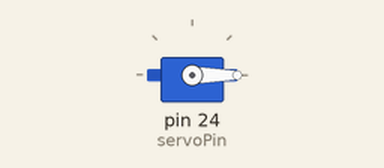
This program was run on a simulated Raspberry Pi (header pin numbers). Shown: servo. Servo angles are drawn from the pulse width (0.5 ms = 0°, 2.5 ms = 180°).

Above: at 0.05 s.
At 3.0 s:
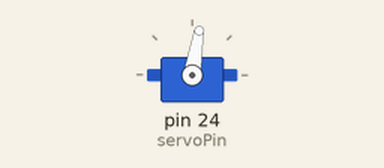
At 6.0 s:
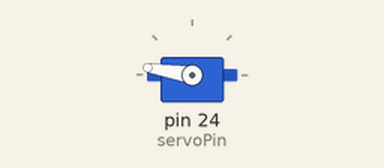
Timing chart, 0 to 7.8 s (numbered marks = the images above):
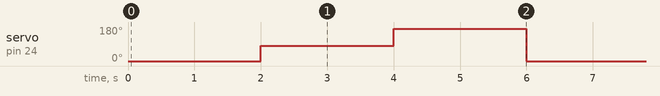

Measured:
- by itself, servo on pin 24 (servoPin): repeats every 6.0 s: 171° 2.0 s, 0° 2.0 s, 81° 2.0 s

The program:

ServoTest1.py
```python
#!/usr/bin/env python3

import RPi.GPIO as GPIO
from time import sleep
GPIO.setmode(GPIO.BOARD)

servoPin = 24

GPIO.setup(servoPin, GPIO.OUT)
pwm = GPIO.PWM(servoPin, 50)

pwm.start(0)


def setAngle(angle):
	duty = angle/18+2
	GPIO.output(servoPin, True)
	pwm.ChangeDutyCycle(duty)
	sleep(1)
	GPIO.output(servoPin, False)
	pwm.ChangeDutyCycle(0)
while (True):
	setAngle(0)
	sleep(1)
	setAngle(90)
	sleep(1)
	setAngle(180)
	sleep(1)

pwm.stop
GPIO.cleanup()
```
